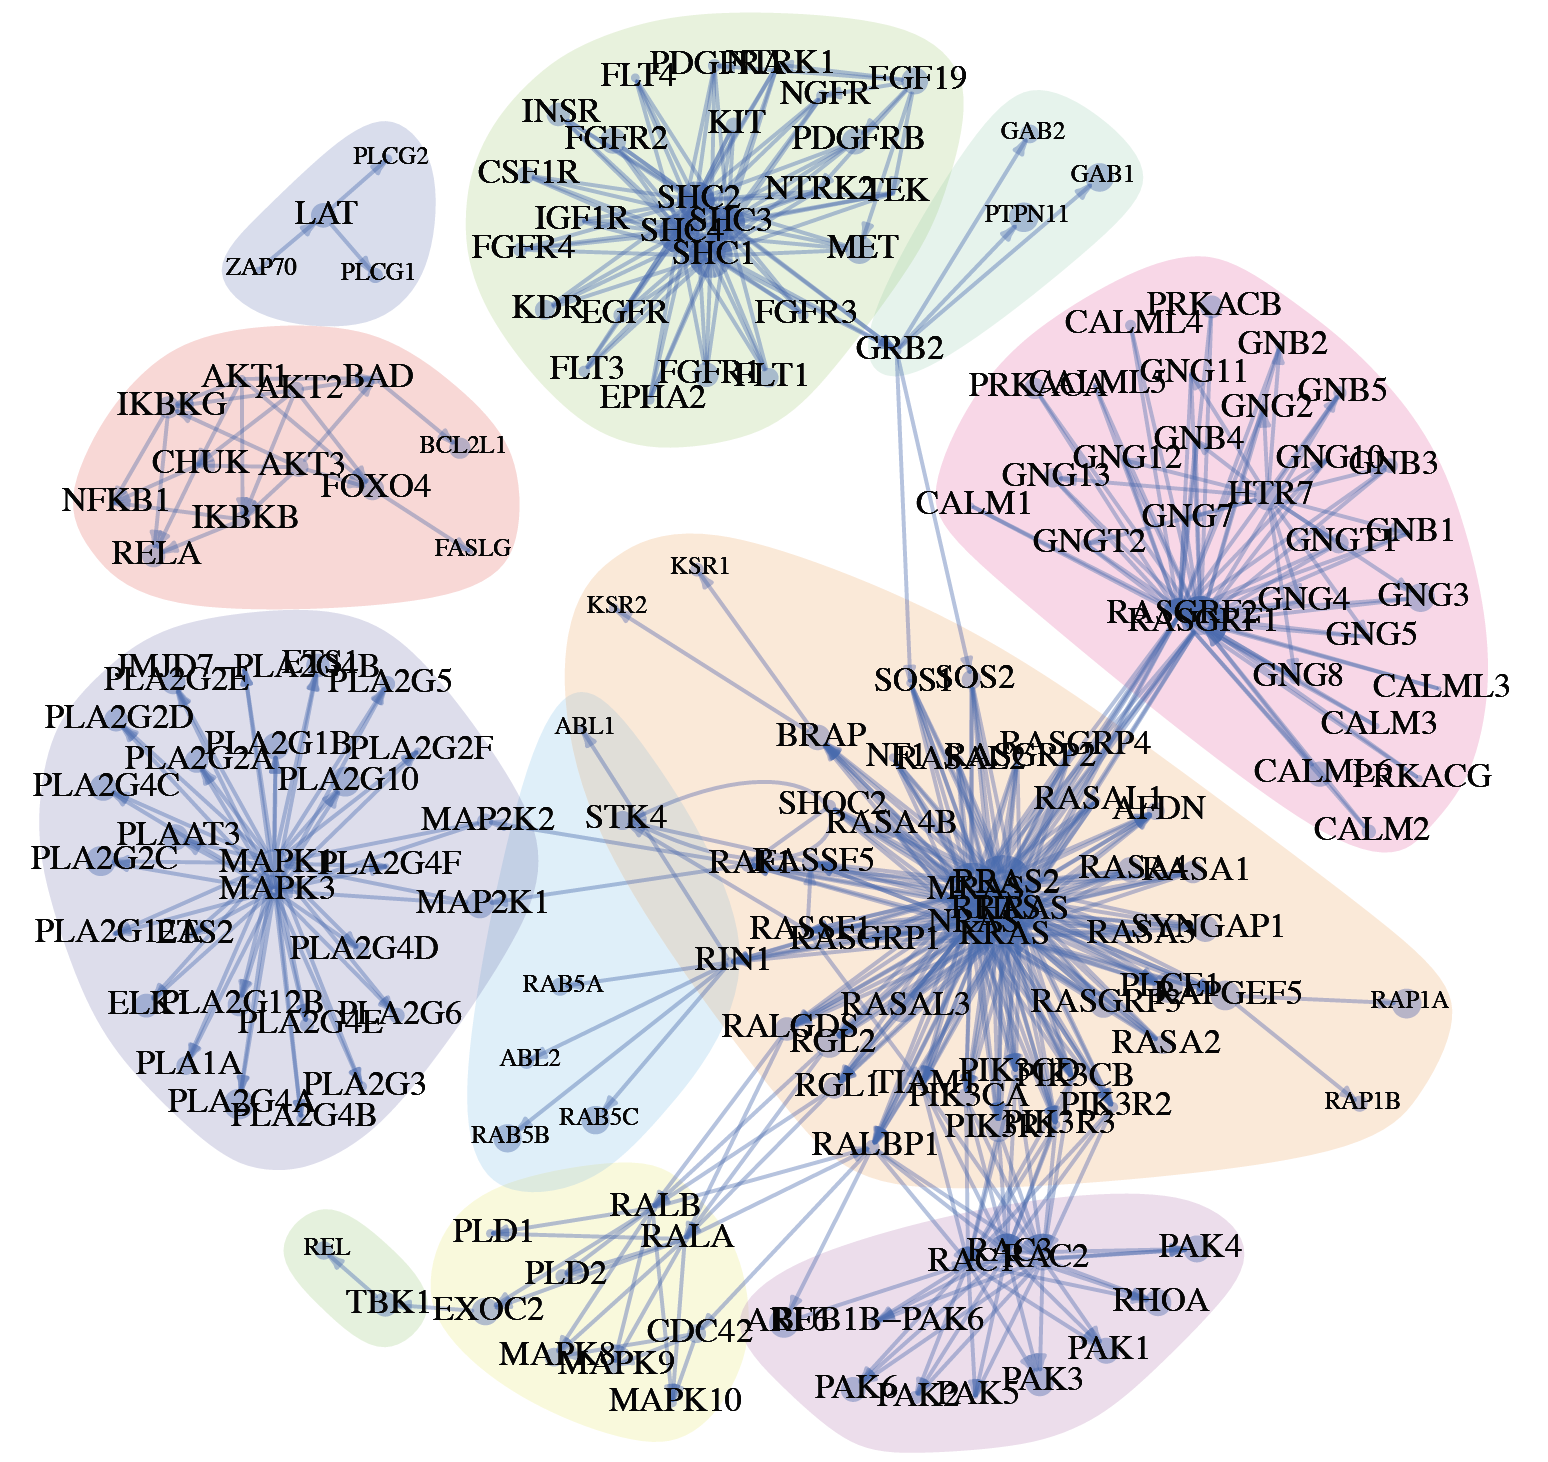

Here is the R script that generated this plot:
rm(list=ls());

library(OmicPath);
library(wordcloud); 
library(qgraph);

options(stringsAsFactors = FALSE);

pid      <- "hsa04014";
infile.s <- paste0("relation_pathway_hsa.txt")
infile   <- system.file("extdata",  infile.s, package="OmicPath");
dat      <- read.table(infile, header=T);
dat.i    <- which(dat[,3]==pid);
dat.s    <- dat[dat.i,];
## remove some relationahips
dat.s    <- dat.s[-c(1:1000),];

pdffile <- "03plot_network.pdf";
g       <- igraph::graph.data.frame(dat.s, directed=T);
V(g)$label <- V(g)$name;

wc   <- igraph::walktrap.community(g);
col3 <- rainbow(length(wc), alpha=0.2);
col2 <- rainbow(10, alpha=0.4);

g4    <- delete_vertex_attr(g, "name");
e     <- get.edgelist(g4);
l     <- qgraph.layout.fruchtermanreingold(e, vcount=vcount(g4), weights=E(g)$weight,
                                           area=8*(vcount(g4)^2),repulse.rad=(vcount(g4)^3.1))

vertex.size        <- runif(nrow(dat.s))*4;
vertex.color       <- rep(col2[7], length(V(g)$label));
vertex.frame.color <- vertex.color;

vertex.label.cex   <- log2(c(degree(g)+.1));
vertex.label.cex[vertex.label.cex < 0.4] <- 0.4;
vertex.label.cex[vertex.label.cex > 0.6] <- 0.6;
vertex.label.color <- rep(rgb(0,0,0,1), length(V(g)));

pdf(pdffile, 6, 6);
plot(g,
     mark.groups=wc, mark.col=col3, mark.border=col3, mark.shape=1,
     layout=l,
     ##
     edge.color         = col2[7], 
     edge.width         = 1,
     edge.arrow.size    = 0.2,
     ##
     vertex.size        = vertex.size, 
     vertex.shape       = "circle",
     vertex.color       = vertex.color,
     vertex.frame.color = vertex.frame.color,
     ##
     vertex.label.dist = 0.1, 
     vertex.label.cex   = vertex.label.cex, 
     vertex.label.color = vertex.label.color,
     ## 
     main               = "",
     xlab               = ""
)
dev.off();
